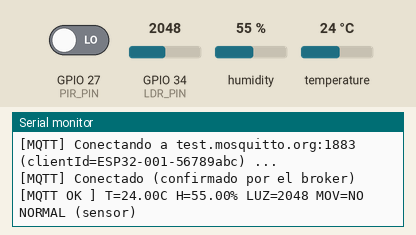
Recording of a program running on a simulated ESP32. Parts: the last lines printed to the serial monitor. The inputs (shaded band) are chosen by the test bench; at power-on: temperature 24 °C, GPIO 27 (PIR_PIN) LOW, GPIO 34 (LDR_PIN) = 2048, humidity 55 % (analog values on the 0–4095 scale). WiFi joins after 1.5 s; servers stay silent unless stated; no MQTT or app messages arrive unless stated.

Above: at 18.0 s.
18.1 s: temperature set to 33 °C
At 20.9 s:
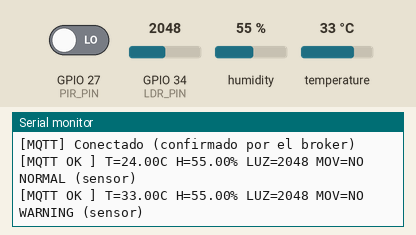
33.1 s: GPIO 27 (PIR_PIN) driven HIGH
At 40.9 s:
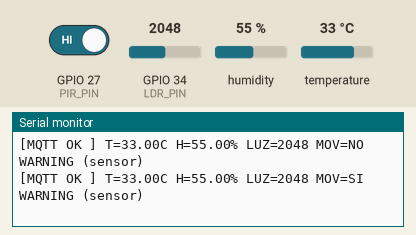
48.1 s: temperature set to 12 °C
At 50.9 s:
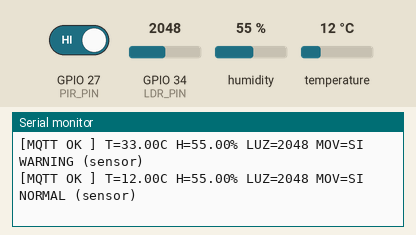
63.1 s: temperature set to 41 °C
At 70.9 s:
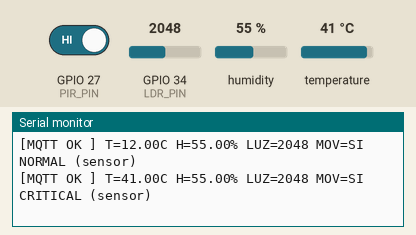

Measured:
- after the input at 18.1 s, the serial monitor: prints a new line after 1.9 s (image 1)
- after the input at 33.1 s, the serial monitor: prints a new line after 6.9 s (image 2)
- after the input at 48.1 s, the serial monitor: prints a new line after 1.9 s (image 3)
- after the input at 63.1 s, the serial monitor: prints a new line after 6.9 s (image 4)

The program:

main.cpp
```cpp
#include <Arduino.h>

#include "config.h"
#include "network.h"
#include "payload.h"
#include "sensors.h"

// ========================================
// SMART ENVIRONMENT IoT - ESP32
// Sensores (DHT22, LDR, PIR) -> WiFi -> MQTT (EMQX)
// ========================================

unsigned long lastRead = 0;
uint32_t sequence = 0;

void publishMeasurement() {
  SensorData data = acquire();

  if (!validate(data)) {
    Serial.println("[ERROR] Lectura invalida, no se publica");
    return;
  }

  sequence++;
  const char* status = temperatureStatus(data.temperature);
  const char* source = Config::DEMO ? "synthetic" : "sensor";

  char payload[384];
  int length = serializePayload(payload, sizeof(payload), data, status, source, sequence);

  if (length < 0 || length >= (int)sizeof(payload)) {
    Serial.println("[ERROR] JSON truncado");
    return;
  }

  bool sent = publishTelemetry(payload);
  printMeasurement(data, status, source, payload, sent);
}

void setup() {
  Serial.begin(115200);

  setupSensors();

  Serial.println();
  Serial.println("================================");
  Serial.println("    SMART ENVIRONMENT IoT");
  Serial.println("================================");
  Serial.printf("Dispositivo: %s\r\n", Config::DEVICE_ID);
  Serial.printf("Modo: %s\r\n", Config::DEMO ? "SIMULACION AUTOMATICA" : "SENSORES WOKWI");
  Serial.printf("Intervalo: %lu ms\r\n", Config::INTERVAL_MS);
  Serial.println("Ciclo demo: 5 minutos");
  Serial.printf("Broker: %s:%d\r\n", MQTT_HOST, MQTT_PORT);
  Serial.println("================================");

  setupNetwork();
  lastRead = millis();
}

void loop() {
  maintainNetwork();

  unsigned long now = millis();
  if (now - lastRead >= Config::INTERVAL_MS) {
    lastRead += Config::INTERVAL_MS;
    publishMeasurement();
  }
}
```

demo_scenario.cpp
```cpp
#include "demo_scenario.h"

#include <Arduino.h>
#include <math.h>

#include "config.h"

namespace {

float interpolate(float start, float end, float fraction) {
  return start + (end - start) * fraction;
}

// Interpolacion suave sin saltos bruscos
float smoothStep(float t) {
  t = constrain(t, 0.0f, 1.0f);
  return t * t * (3.0f - 2.0f * t);
}

float transition(float elapsed, float startTime, float endTime,
                 float startValue, float endValue) {
  float fraction = (elapsed - startTime) / (endTime - startTime);
  return interpolate(startValue, endValue, smoothStep(fraction));
}

}  // namespace

SensorData generateDemoData() {
  SensorData data{};

  float seconds = (millis() % Config::CYCLE_MS) / 1000.0f;

  // TEMPERATURA: estable -> calentamiento -> critica -> enfriamiento
  float baseTemp;

  if (seconds < 50) {
    baseTemp = transition(seconds, 0, 50, 24.0f, 25.0f);
  } else if (seconds < 145) {
    baseTemp = transition(seconds, 50, 145, 25.0f, 38.0f);
  } else if (seconds < 185) {
    baseTemp = transition(seconds, 145, 185, 38.0f, 36.5f);
  } else if (seconds < 265) {
    baseTemp = transition(seconds, 185, 265, 36.5f, 24.5f);
  } else {
    baseTemp = transition(seconds, 265, 300, 24.5f, 24.0f);
  }

  // Oscilaciones naturales deterministas
  float tempNoise = 0.22f * sin(seconds * 0.19f) + 0.12f * sin(seconds * 0.47f);

  // La amplitud disminuye al cerrar el ciclo
  float envelope = min(1.0f, min(seconds, 300.0f - seconds) / 12.0f);

  data.temperature = baseTemp + tempNoise * envelope;

  // HUMEDAD: baja al aumentar la temperatura + oscilaciones lentas
  float baseHumidity = 63.0f - (baseTemp - 24.0f) * 1.45f;
  float humidityNoise = 1.2f * sin(seconds * 0.11f) + 0.6f * sin(seconds * 0.27f);

  data.humidity =
      constrain(baseHumidity + humidityNoise * envelope, 25.0f, 85.0f);

  // ILUMINACION: valor ADC (0-4095), no lux calibrados
  float light;

  if (seconds < 65) {
    light = transition(seconds, 0, 65, 2100, 2700);
  } else if (seconds < 130) {
    light = transition(seconds, 65, 130, 2700, 750);
  } else if (seconds < 210) {
    light = transition(seconds, 130, 210, 750, 450);
  } else if (seconds < 275) {
    light = transition(seconds, 210, 275, 450, 2100);
  } else {
    light = 2100;
  }

  float lightNoise = 45.0f * sin(seconds * 0.29f) + 20.0f * sin(seconds * 0.71f);

  data.lightRaw = constrain((int)(light + lightNoise * envelope), 0, 4095);

  // MOVIMIENTO: episodios controlados de presencia
  data.motion = (seconds >= 65 && seconds < 85) ||
                (seconds >= 145 && seconds < 160) ||
                (seconds >= 225 && seconds < 245);

  data.valid = true;
  return data;
}
```

demo_scenario.h
```cpp
#pragma once
#include "sensor_data.h"

// Escenario ambiental sintetico de 5 minutos (deterministico)
SensorData generateDemoData();
```

network.cpp
```cpp
#include "network.h"

#include <Arduino.h>
#include <PubSubClient.h>
#include <WiFi.h>

#include "config.h"

namespace {

WiFiClient wifiClient;
PubSubClient mqtt(wifiClient);

unsigned long lastWifiAttempt = 0;
unsigned long lastMqttAttempt = 0;
bool wifiReported = false;
char clientId[40];

void maintainWifi() {
  if (WiFi.status() == WL_CONNECTED) return;

  unsigned long now = millis();
  if (lastWifiAttempt != 0 && now - lastWifiAttempt < Config::WIFI_RETRY_MS) return;
  lastWifiAttempt = now ? now : 1;

  Serial.printf("[WIFI] Conectando a %s ...\r\n", WIFI_SSID);
  WiFi.disconnect();
  WiFi.begin(WIFI_SSID, WIFI_PASSWORD, Config::WIFI_CHANNEL);
}

void maintainMqtt() {
  if (WiFi.status() != WL_CONNECTED || mqtt.connected()) return;

  unsigned long now = millis();
  if (lastMqttAttempt != 0 && now - lastMqttAttempt < Config::MQTT_RETRY_MS) return;
  lastMqttAttempt = now ? now : 1;

  Serial.printf("[MQTT] Conectando a %s:%d (clientId=%s) ...\r\n", MQTT_HOST,
                MQTT_PORT, clientId);

  // Last Will: el broker publica "offline" (retenido) si la conexion se pierde
  const char* lwt = "{\"device_id\":\"ESP32-001\",\"state\":\"offline\"}";
  bool ok = (MQTT_USER[0] != '\0')
                ? mqtt.connect(clientId, MQTT_USER, MQTT_PASSWORD,
                               Config::TOPIC_STATUS, 0, true, lwt)
                : mqtt.connect(clientId, nullptr, nullptr, Config::TOPIC_STATUS,
                               0, true, lwt);

  if (ok) {
    Serial.println("[MQTT] Conectado (confirmado por el broker)");
    mqtt.publish(Config::TOPIC_STATUS,
                 "{\"device_id\":\"ESP32-001\",\"state\":\"online\"}", true);
  } else {
    Serial.printf("[MQTT] Fallo, rc=%d (reintento en %lu s)\r\n", mqtt.state(),
                  Config::MQTT_RETRY_MS / 1000);
  }
}

}  // namespace

void setupNetwork() {
  // client ID unico: base + sufijo derivado de la MAC
  snprintf(clientId, sizeof(clientId), "%s-%08lx", Config::DEVICE_ID,
           (unsigned long)(ESP.getEfuseMac() & 0xFFFFFFFF));

  WiFi.mode(WIFI_STA);
  mqtt.setServer(MQTT_HOST, MQTT_PORT);
  mqtt.setBufferSize(512);
  mqtt.setSocketTimeout(3);
}

void maintainNetwork() {
  maintainWifi();

  bool wifiUp = WiFi.status() == WL_CONNECTED;
  if (wifiUp && !wifiReported) {
    Serial.printf("[WIFI] Conectado, IP=%s\r\n", WiFi.localIP().toString().c_str());
  } else if (!wifiUp && wifiReported) {
    Serial.println("[WIFI] Conexion perdida");
  }
  wifiReported = wifiUp;

  maintainMqtt();
  mqtt.loop();
}

bool publishTelemetry(const char* payload) {
  return mqtt.connected() && mqtt.publish(Config::TOPIC_TELEMETRY, payload);
}
```

network.h
```cpp
#pragma once

void setupNetwork();
void maintainNetwork();
bool publishTelemetry(const char* payload);
```

payload.cpp
```cpp
#include "payload.h"

#include "config.h"

int serializePayload(char* out, size_t size, const SensorData& d,
                     const char* status, const char* source, uint32_t seq) {
  return snprintf(out, size,
                  "{"
                  "\"device_id\":\"%s\","
                  "\"temperature\":%.2f,"
                  "\"humidity\":%.2f,"
                  "\"light_raw\":%d,"
                  "\"motion\":%s,"
                  "\"status\":\"%s\","
                  "\"source\":\"%s\","
                  "\"sequence\":%lu,"
                  "\"uptime_ms\":%lu"
                  "}",
                  Config::DEVICE_ID, d.temperature, d.humidity, d.lightRaw,
                  d.motion ? "true" : "false", status, source,
                  (unsigned long)seq, millis());
}

void printMeasurement(const SensorData& d, const char* status,
                      const char* source, const char* payload, bool sent) {
  // Una sola linea por medicion (a 500 ms un bloque multilinea es ilegible).
  // "\r\n" evita el efecto escalera en terminales que no hacen CR en cada LF.
  Serial.printf("[%s] T=%.2fC H=%.2f%% LUZ=%d MOV=%s %s (%s)\r\n",
                sent ? "MQTT OK " : "MQTT ERR", d.temperature, d.humidity,
                d.lightRaw, d.motion ? "SI" : "NO", status, source);
#if LOG_JSON
  Serial.printf("       %s\r\n", payload);
#endif
}
```

payload.h
```cpp
#pragma once
#include <Arduino.h>

#include "sensor_data.h"

int serializePayload(char* out, size_t size, const SensorData& d,
                     const char* status, const char* source, uint32_t seq);

void printMeasurement(const SensorData& d, const char* status,
                      const char* source, const char* payload, bool sent);
```

sensor_data.h
```cpp
#pragma once

struct SensorData {
  float temperature;
  float humidity;
  int lightRaw;
  bool motion;
  bool valid;
};
```

sensors.cpp
```cpp
#include "sensors.h"

#include <Arduino.h>
#include <DHTesp.h>
#include <math.h>

#include "config.h"
#include "demo_scenario.h"

namespace {

DHTesp dht;

SensorData readSensors() {
  SensorData data{};

  TempAndHumidity reading = dht.getTempAndHumidity();

  data.temperature = reading.temperature;
  data.humidity = reading.humidity;
  data.lightRaw = analogRead(Config::LDR_PIN);
  data.motion = digitalRead(Config::PIR_PIN) == HIGH;

  data.valid = isfinite(data.temperature) && isfinite(data.humidity) &&
               data.humidity >= 0.0f && data.humidity <= 100.0f;

  return data;
}

}

void setupSensors() {
  dht.setup(Config::DHT_PIN, DHTesp::DHT22);
  pinMode(Config::LDR_PIN, INPUT);
  pinMode(Config::PIR_PIN, INPUT);
  analogReadResolution(12);
}

SensorData acquire() {
  return Config::DEMO ? generateDemoData() : readSensors();
}

bool validate(const SensorData& d) {
  return d.valid && isfinite(d.temperature) && isfinite(d.humidity) &&
         d.temperature > -40.0f && d.temperature < 80.0f &&
         d.humidity >= 0.0f && d.humidity <= 100.0f &&
         d.lightRaw >= 0 && d.lightRaw <= 4095;
}

const char* temperatureStatus(float temp) {
  if (temp >= Config::CRITICAL_TEMP) return "CRITICAL";
  if (temp >= Config::WARNING_TEMP) return "WARNING";
  return "NORMAL";
}
```

sensors.h
```cpp
#pragma once
#include "sensor_data.h"

void setupSensors();
SensorData acquire();  // sintetico o sensores Wokwi segun DEMO_MODE
bool validate(const SensorData& d);
const char* temperatureStatus(float temp);
```

config.h
```cpp
#pragma once
#include <Arduino.h>

// Parametros sobreescribibles desde platformio.ini (build_flags)
#ifndef DEMO_MODE
#define DEMO_MODE 1
#endif
#ifndef PUBLISH_INTERVAL_MS
#define PUBLISH_INTERVAL_MS 500
#endif
#ifndef LOG_JSON
#define LOG_JSON 0  // 1 = imprimir tambien el JSON publicado
#endif
#ifndef WIFI_SSID
#define WIFI_SSID "Wokwi-GUEST"
#endif
#ifndef WIFI_PASSWORD
#define WIFI_PASSWORD ""
#endif
#ifndef MQTT_HOST
#define MQTT_HOST "host.wokwi.internal"
#endif
#ifndef MQTT_PORT
#define MQTT_PORT 1883
#endif
#ifndef MQTT_USER
#define MQTT_USER ""
#endif
#ifndef MQTT_PASSWORD
#define MQTT_PASSWORD ""
#endif
#ifndef MQTT_TOPIC_BASE
#define MQTT_TOPIC_BASE "smart-environment/esp32-001"
#endif

namespace Config {
  constexpr char DEVICE_ID[] = "ESP32-001";

  // GPIO originales (no modificar)
  constexpr uint8_t DHT_PIN = 15;
  constexpr uint8_t LDR_PIN = 34;
  constexpr uint8_t PIR_PIN = 27;

  constexpr unsigned long INTERVAL_MS = PUBLISH_INTERVAL_MS;
  constexpr unsigned long CYCLE_MS = 300000;  // escenario completo: 5 min
  constexpr bool DEMO = DEMO_MODE != 0;

  constexpr float WARNING_TEMP = 30.0f;
  constexpr float CRITICAL_TEMP = 35.0f;

  constexpr unsigned long WIFI_RETRY_MS = 10000;
  constexpr unsigned long MQTT_RETRY_MS = 5000;
  constexpr uint8_t WIFI_CHANNEL = 6;  // Wokwi-GUEST: evita el escaneo (~4 s)

  constexpr char TOPIC_TELEMETRY[] = MQTT_TOPIC_BASE "/telemetry";
  constexpr char TOPIC_STATUS[] = MQTT_TOPIC_BASE "/status";
}
```
